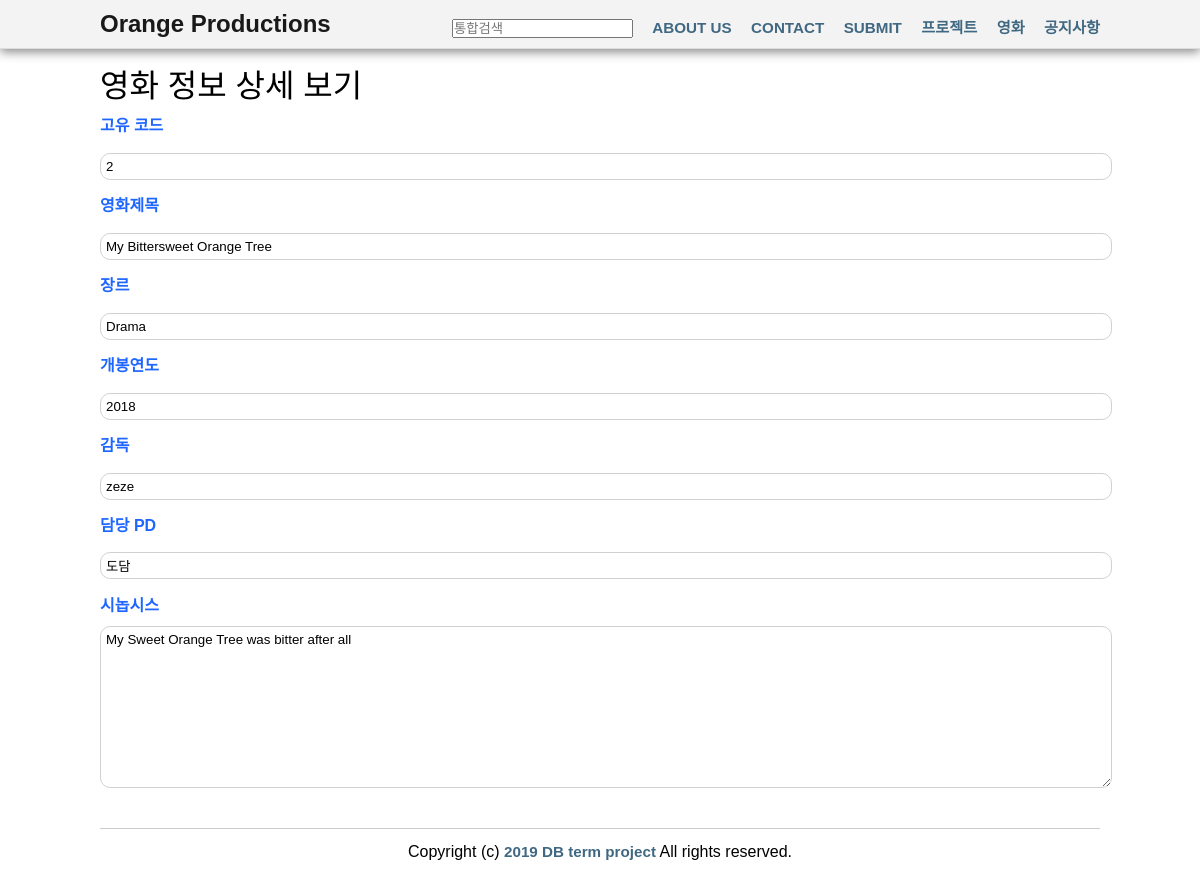
The app's page /orange-productions/movie_view.php?project_id=2 with its own data.
### tables this page shows
CREATE TABLE `project` (
  `project_id` int(10) NOT NULL AUTO_INCREMENT,
  `project_name` varchar(40) NOT NULL,
  `genre` varchar(30) NOT NULL,
  `year` year(4) NOT NULL,
  `director` varchar(30) NOT NULL,
  `emp_id` int(10) NOT NULL,
  `synopsis` text NOT NULL,
  `stage_no` int(4) NOT NULL,
  PRIMARY KEY (`project_id`),
  KEY `emp_id` (`emp_id`),
  KEY `stage_no` (`stage_no`),
  CONSTRAINT `project_ibfk_1` FOREIGN KEY (`emp_id`) REFERENCES `employee` (`emp_id`),
  CONSTRAINT `project_ibfk_2` FOREIGN KEY (`stage_no`) REFERENCES `stage` (`stage_no`)
);

CREATE TABLE `employee` (
  `emp_id` int(10) NOT NULL AUTO_INCREMENT,
  `emp_name` varchar(40) DEFAULT NULL,
  `dept_id` int(10) DEFAULT NULL,
  `email` varchar(40) DEFAULT NULL,
  `work` text NOT NULL,
  PRIMARY KEY (`emp_id`),
  KEY `dept_id` (`dept_id`),
  CONSTRAINT `employee_ibfk_1` FOREIGN KEY (`dept_id`) REFERENCES `department` (`dept_id`)
);

### orange-productions/movie_view.php (the view, shortened to what this page needs)
<?
include "header.php";
include "config.php";
$conn = dbconnect($host, $dbid, $dbpass, $dbname);
if (array_key_exists("project_id", $_GET)) {
    $project_id = $_GET["project_id"];
    $query = "select project_id, project_name, genre, year, director, emp_name, synopsis from project natural join employee where stage_no = 5 and project_id= $project_id";
    $res = mysqli_query($conn, $query);
    $project = mysqli_fetch_assoc($res);
}
?>
    <div class="container fullwidth">
        <h3>영화 정보 상세 보기</h3>
        <p>
            <label for="project_id">고유 코드</label>
            <input readonly type="text" id="project_id" name="project_id" value="<?= $project['project_id'] ?>"/>
        </p>
        <p>
            <label for="project_name">영화제목</label>
            <input readonly type="text" id="project_name" name="project_name" value="<?= $project['project_name'] ?>"/>
        </p>
        <p>
            <label for="genre">장르</label>
            <input readonly type="text" id="genre" name="genre" value="<?= $project['genre'] ?>"/>
        </p>
        <p>
            <label for="year">개봉연도</label>
            <input readonly type="text" id="year" name="year" value="<?= $project['year'] ?>"/>
        </p>
        <p>
            <label for="director">감독</label>
            <input readonly type="text" id="director" name="director" value="<?= $project['director'] ?>"/>
        </p>
        <p>
            <label for="emp_name">담당 PD</label>
            <input readonly type="text" id="emp_name" name="emp_name" value="<?= $project['emp_name'] ?>"/>
        </p>
        <p>
            <label for="synopsis">시놉시스</label>
            <textarea readonly id="synopsis" name="synopsis" rows="10"><?= $project['synopsis'] ?></textarea>
        </p>
    </div>
<? include("footer.php") ?>

### orange-productions/styles.css (style rules this page uses)
body { margin-top: 60px; }
.container { width: 1000px; margin: 0 auto; }
* { margin: 0; padding: 0; font-family: "Nanum Gothic", sans-serif; }
h1, h2, h3, h4, h5, h6 { font-weight: 500; }
h3 { font-size: 2em; }
p { line-height: 2.5em; }
label { font-weight: 700; color: #1e66ff; }
.fullwidth input[type='text'], input[type='number'], textarea, select { border: 1px solid #d1d1d1; border-radius: 10px; padding: 5px; width: 100% }

### records on screen
project: project_id "2", project_name "My Bittersweet Orange Tree", genre "Drama", year "2018", director "zeze", emp_name "도담", synopsis "My Sweet Orange Tree was bitter after all"
